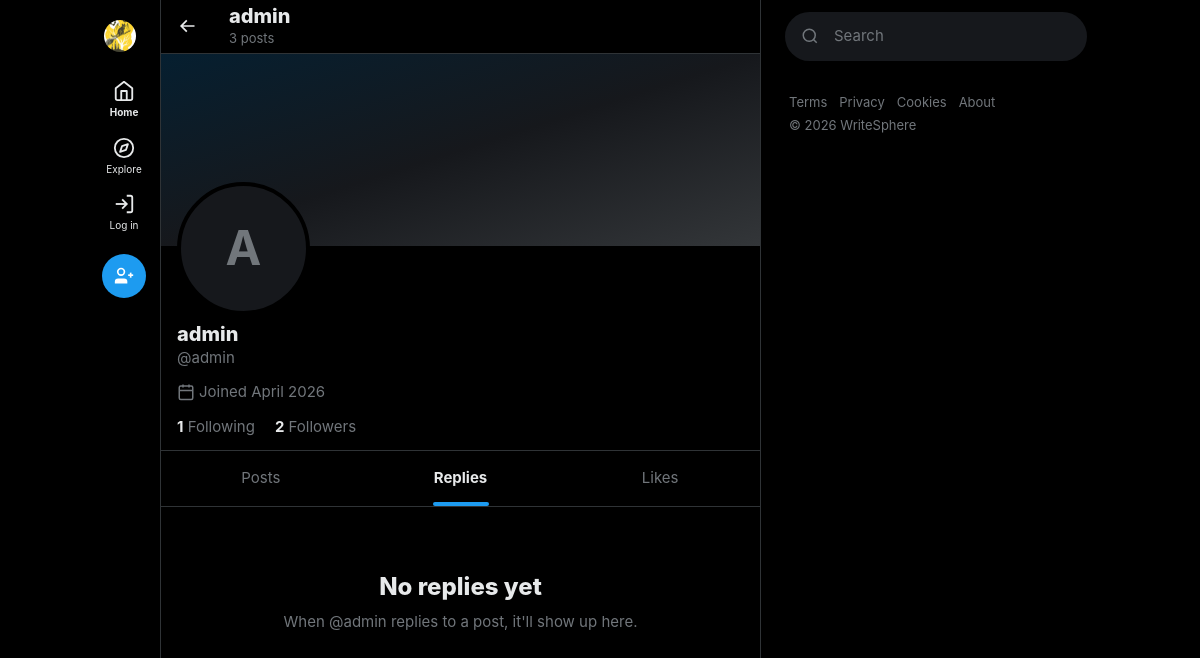
/users/profile/admin/?tab=replies, run on the app's committed database.
### users/models.py (models this page shows, shortened)
class User(AbstractUser):
    class Role(models.TextChoices):
        ADMIN = 'admin', 'Admin'
        AUTHOR = 'author', 'Author'
        READER = 'reader', 'Reader'
    role = models.CharField(
        max_length=10,
        choices=Role.choices,
        default=Role.READER,
        help_text='User role determines permissions.',
    )
    bio = models.TextField(max_length=500, blank=True, default='')
    avatar = models.ImageField(
        upload_to='avatars/%Y/%m/',
        blank=True,
        null=True,
        help_text='Profile picture',
    )
    website = models.URLField(max_length=200, blank=True, default='')
    date_of_birth = models.DateField(blank=True, null=True)
    class Meta:
        ordering = ['-date_joined']
        verbose_name = 'User'
        verbose_name_plural = 'Users'
    @property
    def follower_count(self):
        return self.followers.count()
    @property
    def following_count(self):
        return self.following.count()

### users/views.py (the view)
# urls.py: path('profile/<str:username>/', views.profile_view, name='profile'),
def profile_view(request, username):
    profile_user = get_object_or_404(User, username=username)
    posts = profile_user.posts.filter(status='published')
    is_following = False
    if request.user.is_authenticated and request.user != profile_user:
        is_following = Follow.objects.filter(
            follower=request.user,
            following=profile_user,
        ).exists()
    liked_post_ids = set()
    if request.user.is_authenticated:
        liked_post_ids = set(
            Like.objects.filter(user=request.user, post__in=posts)
            .values_list('post_id', flat=True)
        )
    from interactions.models import Comment
    user_comments = Comment.objects.filter(
        author=profile_user
    ).select_related('post', 'post__author').order_by('-created_at')
    user_liked_posts = Like.objects.filter(
        user=profile_user
    ).select_related('post', 'post__author').order_by('-created_at')
    followers_list = Follow.objects.filter(
        following=profile_user
    ).select_related('follower')
    following_list = Follow.objects.filter(
        follower=profile_user
    ).select_related('following')
    active_tab = request.GET.get('tab', 'posts')
    context = {
        'profile_user': profile_user,
        'posts': posts,
        'is_following': is_following,
        'liked_post_ids': liked_post_ids,
        'user_comments': user_comments,
        'user_liked_posts': user_liked_posts,
        'followers_list': followers_list,
        'following_list': following_list,
        'active_tab': active_tab,
    }
    return render(request, 'users/profile.html', context)

### interactions/context_processors.py (called while the page is built, shortened)
def unread_notification_count(request):
    if request.user.is_authenticated:
        count = Notification.objects.filter(
            recipient=request.user,
            is_read=False,
        ).count()
        return {'unread_notification_count': count}
    return {'unread_notification_count': 0}

def active_notes_processor(request):
    return {'active_notes': []}

### templates/users/profile.html (shortened to what this page needs)
{% extends 'base.html' %}
{% load humanize %}
{% block content %}
<div class="sticky top-0 z-40 bg-white/80 dark:bg-black/80 backdrop-blur-xl px-4 py-1 flex items-center gap-6 border-b border-[#EFF3F4] dark:border-[#2F3336]">
    <a href="{% url 'posts:home' %}" class="p-2 -ml-2 rounded-full hover:bg-black/5 dark:hover:bg-white/5 transition-colors text-[#0F1419] dark:text-[#E7E9EA]">
        <svg viewBox="0 0 24 24" class="w-5 h-5" fill="currentColor"><path d="M7.414 13l5.043 5.04-1.414 1.42L3.586 12l7.457-7.46 1.414 1.42L7.414 11H21v2H7.414z"/></svg>
    </a>
    <div>
        <h1 class="text-xl font-extrabold leading-tight">{{ profile_user.get_full_name|default:profile_user.username }}</h1>
        <p class="text-[13px] text-[#536471] dark:text-[#71767B] m-0">{{ posts|length }} post{{ posts|length|pluralize }}</p>
    </div>
</div>
<div class="h-48 bg-gradient-to-br from-[#1D9BF0]/30 via-[#1D9BF0]/10 to-[#CFD9DE] dark:from-[#1D9BF0]/20 dark:via-[#16181C] dark:to-[#333639] w-full"></div>
<div class="px-4 relative pb-3 border-b border-[#EFF3F4] dark:border-[#2F3336]">
    <div class="absolute -top-16 left-4 w-[133px] h-[133px] rounded-full border-4 border-white dark:border-black bg-[#F7F9F9] dark:bg-[#16181C] overflow-hidden">
        {% if profile_user.avatar %}
            <img src="{{ profile_user.avatar.url }}" class="w-full h-full object-cover">
        {% else %}
            <div class="w-full h-full flex items-center justify-center text-5xl font-bold text-[#536471] dark:text-[#71767B]">{{ profile_user.username|first|upper }}</div>
        {% endif %}
    </div>
    <div class="flex justify-end gap-2 pt-3 mb-16">
    </div>
    <h2 class="text-xl font-extrabold leading-tight mb-0">{{ profile_user.get_full_name|default:profile_user.username }}</h2>
    <p class="text-[#536471] dark:text-[#71767B] text-[15px] mb-3">@{{ profile_user.username }}</p>
    <div class="flex flex-wrap gap-x-4 gap-y-1 text-[#536471] dark:text-[#71767B] text-[15px] mb-3">
        <span class="flex items-center gap-1">
            <svg viewBox="0 0 24 24" class="w-[18px] h-[18px]" fill="none" stroke="currentColor" stroke-width="2"><rect x="3" y="4" width="18" height="18" rx="2" ry="2"/><line x1="16" y1="2" x2="16" y2="6"/><line x1="8" y1="2" x2="8" y2="6"/><line x1="3" y1="10" x2="21" y2="10"/></svg>
            Joined {{ profile_user.date_joined|date:"F Y" }}
        </span>
    </div>
    <div class="flex gap-5 text-[15px]">
        <span class="stat-link" onclick="document.getElementById('followingOverlay').classList.add('active')">
            <strong class="text-[#0F1419] dark:text-[#E7E9EA]">{{ profile_user.following_count }}</strong>
            <span class="text-[#536471] dark:text-[#71767B]">Following</span>
        </span>
        <span class="stat-link" onclick="document.getElementById('followersOverlay').classList.add('active')">
            <strong class="text-[#0F1419] dark:text-[#E7E9EA]">{{ profile_user.follower_count }}</strong>
            <span class="text-[#536471] dark:text-[#71767B]">Followers</span>
        </span>
    </div>
</div>
<div class="flex border-b border-[#EFF3F4] dark:border-[#2F3336]" id="profileTabs">
    <a href="?tab=posts" class="profile-tab flex-1 text-center py-4 text-[15px] text-[#536471] dark:text-[#71767B] no-underline hover:bg-black/[0.03] dark:hover:bg-white/[0.03] transition-colors {% if active_tab == 'posts' %}active{% endif %}">
        Posts
    </a>
    <a href="?tab=replies" class="profile-tab flex-1 text-center py-4 text-[15px] text-[#536471] dark:text-[#71767B] no-underline hover:bg-black/[0.03] dark:hover:bg-white/[0.03] transition-colors {% if active_tab == 'replies' %}active{% endif %}">
        Replies
        <div class="tab-indicator"></div>
    </a>
    <a href="?tab=likes" class="profile-tab flex-1 text-center py-4 text-[15px] text-[#536471] dark:text-[#71767B] no-underline hover:bg-black/[0.03] dark:hover:bg-white/[0.03] transition-colors {% if active_tab == 'likes' %}active{% endif %}">
        Likes
    </a>
</div>
{% if active_tab == 'replies' %}
    {% if user_comments %}
    <div>
        {% for comment in user_comments %}
        <div class="reply-card">
            <div class="w-10 h-10 rounded-full bg-[#F7F9F9] dark:bg-[#16181C] flex items-center justify-center text-sm font-bold text-[#536471] dark:text-[#71767B] flex-shrink-0 overflow-hidden">
                {% if profile_user.avatar %}<img src="{{ profile_user.avatar.url }}" class="w-full h-full object-cover rounded-full">{% else %}{{ profile_user.username|first|upper }}{% endif %}
            </div>
            <div class="flex-1 min-w-0">
                <div class="reply-context">
                    <svg viewBox="0 0 24 24" class="w-[14px] h-[14px] flex-shrink-0" fill="none" stroke="currentColor" stroke-width="2"><path d="M21 15a2 2 0 0 1-2 2H7l-4 4V5a2 2 0 0 1 2-2h14a2 2 0 0 1 2 2z"/></svg>
                    Replying to <a href="{% url 'posts:detail' slug=comment.post.slug %}">{{ comment.post.title|truncatewords:6 }}</a>
                    <span>· {{ comment.created_at|naturaltime }}</span>
                </div>
                <div class="flex items-baseline gap-1 mb-1">
                    <span class="font-bold text-[15px] text-[#0F1419] dark:text-[#E7E9EA]">{{ profile_user.username }}</span>
                    <span class="text-[#536471] dark:text-[#71767B] text-[13px]">@{{ profile_user.username }}</span>
                </div>
                <p class="text-[15px] text-[#0F1419] dark:text-[#E7E9EA] leading-relaxed m-0">{{ comment.content }}</p>
                <a href="{% url 'posts:detail' slug=comment.post.slug %}" class="inline-flex items-center gap-1.5 mt-2 text-[13px] text-xblue no-underline hover:underline">
                    <svg viewBox="0 0 24 24" class="w-3.5 h-3.5" fill="none" stroke="currentColor" stroke-width="2"><path d="M18 13v6a2 2 0 0 1-2 2H5a2 2 0 0 1-2-2V8a2 2 0 0 1 2-2h6"/><polyline points="15 3 21 3 21 9"/><line x1="10" y1="14" x2="21" y2="3"/></svg>
                    View post
                </a>
            </div>
        </div>
        {% endfor %}
    </div>
    {% else %}
    <div class="py-16 px-6 text-center">
        <h3 class="text-2xl font-extrabold mb-2">No replies yet</h3>
        <p class="text-[#536471] dark:text-[#71767B] text-[15px]">When @{{ profile_user.username }} replies to a post, it'll show up here.</p>
    </div>
    {% endif %}
{% endif %}
{% endblock %}

### static/css/x_layout.css (style rules this page uses)
:root { --x-accent: #1D9BF0; --x-accent-hover: #1A8CD8; --x-accent-light: rgba(29,155,240,0.1); --x-like: #F91880; --x-like-light: rgba(249,24,128,0.1); --x-repost: #00BA7C; --x-repost-light: rgba(0,186,124,0.1); --x-danger: #F4212E; }

### templates/users/profile.html (style rules this page uses)
.profile-tab { position: relative; }
.profile-tab.active { color: #0F1419 !important; font-weight: 700; }
[data-theme="dark"] .profile-tab.active { color: #E7E9EA !important; }
.profile-tab .tab-indicator { position: absolute; bottom: 0; left: 50%; transform: translateX(-50%); width: 56px; height: 4px; border-radius: 9999px; background: #1D9BF0; display: none; }
.profile-tab.active .tab-indicator { display: block; }
.stat-link { cursor: pointer; transition: all 0.15s; padding: 2px 4px; margin: -2px -4px; border-radius: 6px; }

### data on the page
User: get_full_name "admin", username|first "A", username "admin", date_joined "April 2026", following_count "1", follower_count "2"

### other printed values
{{ posts|length }} "3"
